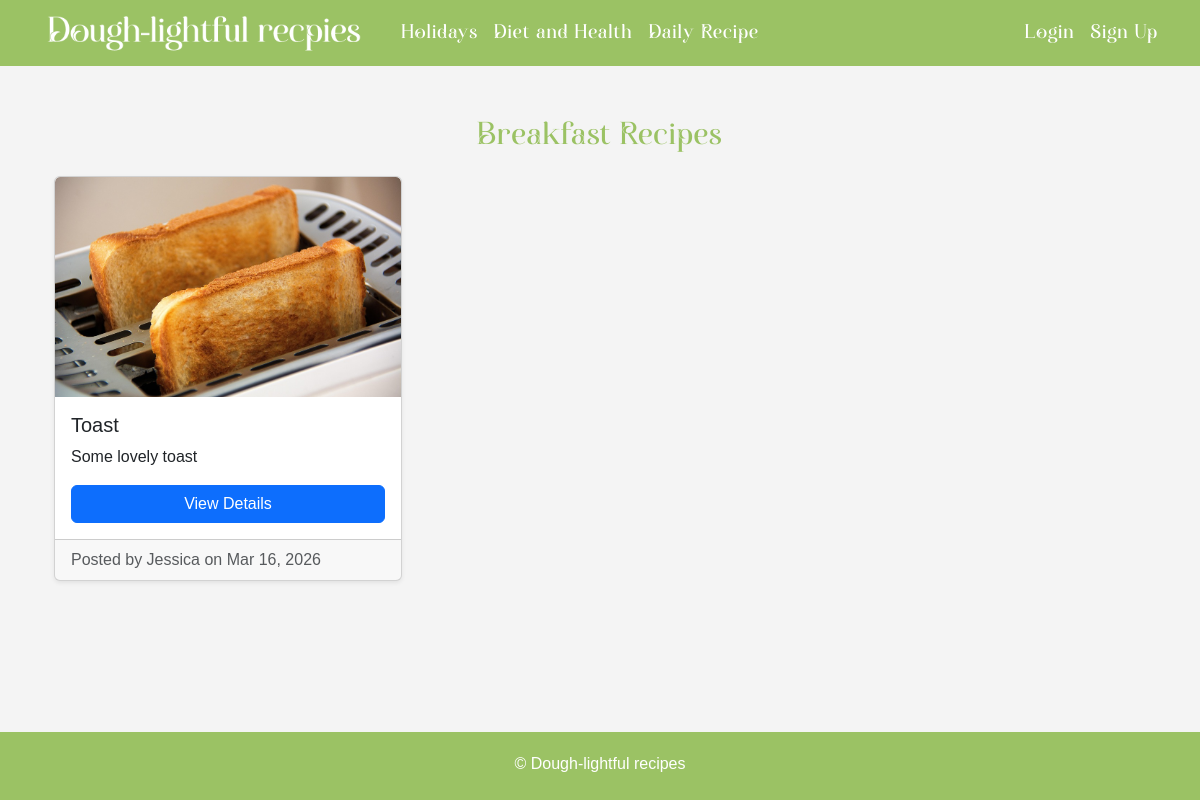
/daily/?subcategory=breakfast, run on the app's committed database.
### recipe/models.py (models this page shows, shortened)
class Recipe(models.Model):
    MAIN_CATEGORIES = [
        ('daily', 'Daily Recipes'),
        ('holiday', 'Holidays'),
        ('health', 'Diet & Health'),
    ]
    SUB_CATEGORIES = [
        ('breakfast', 'Breakfast'),
        ('lunch', 'Lunch'),
        ('dinner', 'Dinner'),
        ('dessert', 'Dessert'),
        ('drinks', 'Drinks'),
        ('new_years', "New Year's"),
        ('mothers_day', "Mother's Day"),
        ('keto', 'Keto'),
        ('vegetarian', 'Vegetarian'),
    ]
    user = models.ForeignKey(User, on_delete=models.CASCADE)
    title = models.CharField(max_length=200)
    description = models.TextField()
    ingredients = models.TextField()
    instructions = models.TextField()
    image = models.ImageField(upload_to='recipes/', blank=True, null=True)
    main_category = models.CharField(max_length=20, choices=MAIN_CATEGORIES)
    sub_category = models.CharField(max_length=20, choices=SUB_CATEGORIES, blank=True, null=True)
    created_at = models.DateTimeField(auto_now_add=True)

### recipe/views.py (the view)
# urls.py: path('daily/', views.daily_view, name='daily_all'),
def daily_view(request):
    subcat = request.GET.get('subcategory')
    recipes = Recipe.objects.filter(
        main_category='daily',
        sub_category=subcat
    ).order_by('-created_at') if subcat else Recipe.objects.filter(main_category='daily').order_by('-created_at')
    template_name = f'food/daily/{subcat}.html' if subcat else 'food/daily/all.html'
    return render(request, template_name, {'recipes': recipes})

### templates/food/daily/breakfast.html (shortened to what this page needs)
{% extends 'base.html' %}
{% load static %}
{% block content %}
<div class="container mt-4">
    <h2 class="mb-4 text-center heading">Breakfast Recipes</h2>
    <div class="row row-cols-1 row-cols-md-3 g-4">
        {% for recipe in recipes %}
        <div class="col">
            <div class="card h-100 shadow-sm">
                {% if recipe.image %}
                <img src="{{ recipe.image.url }}" class="card-img-top" alt="{{ recipe.title }}">
                {% else %}
                <img src="{% static 'recipestatic/Le_Logo.png' %}" class="card-img-top" alt="{{ recipe.title }}">
                {% endif %}
                <div class="card-body d-flex flex-column">
                    <h5 class="card-title">{{ recipe.title }}</h5>
                    <p class="card-text">
                        {{ recipe.description }}
                    </p>
                    <a href="{% url 'recipe_detail' recipe.id %}" class="btn btn-primary mt-auto">
                        View Details
                    </a>
                </div>
                <div class="card-footer text-muted">
                    Posted by {{ recipe.user.username }} on {{ recipe.created_at|date:"M d, Y" }}
                </div>
            </div>
        </div>
        {% empty %}
        <p class="text-center">No breakfast recipes yet.</p>
        {% endfor %}
    </div>
</div>
{% endblock %}

### recipe/static/recipestatic/style.css (style rules this page uses)
body { background-color: #f4f4f4; font-family: Arial, sans-serif; }
.heading { font-family: 'Auralyess', sans-serif; color: #9BC264; letter-spacing: 1px; }
.card-img-top { width:100%; height:220px; object-fit:cover; display:block; }
.card { overflow:hidden; }

### data on the page
Recipe: image (picture), title "Toast", description "Some lovely toast", user.username "Jessica", created_at "Mar 16, 2026"
